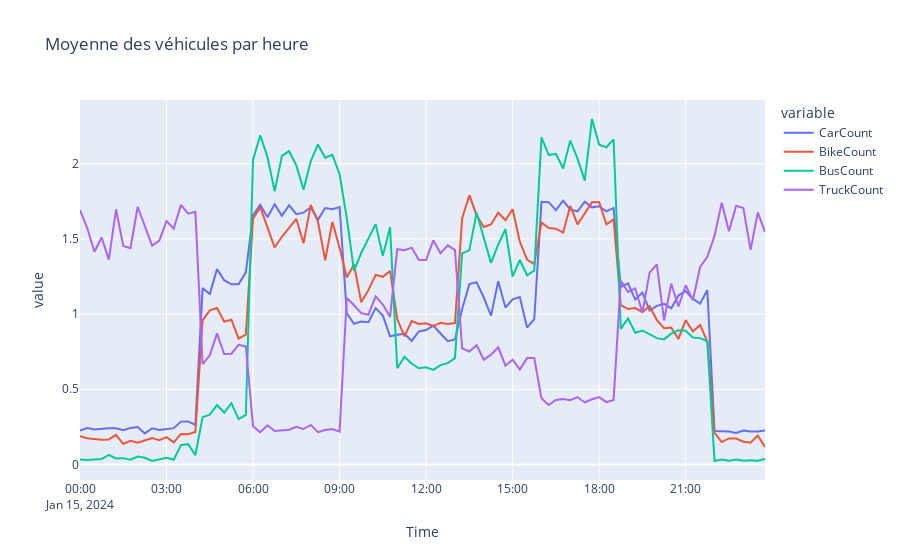

The code cell stored with this chart in its notebook:
### Code cell
hourly_df = df.copy()
list_vehicles = ['CarCount','BikeCount','BusCount','TruckCount']
vehicle_means = hourly_df[list_vehicles].mean().reset_index()
vehicle_means = vehicle_means.rename(columns={'index' : 'Vehicle', 0 : 'Average'})

hourly_df['Time'] = pd.to_datetime(hourly_df['Time'])
hourly_df = hourly_df.groupby('Time')[list_vehicles].mean().reset_index()

for v in list_vehicles:
    v_average = vehicle_means.loc[vehicle_means['Vehicle'] == v, 'Average'].values[0]
    hourly_df[v] = hourly_df[v] / v_average

fig = px.line(hourly_df, x='Time', y=list_vehicles, title='Moyenne des véhicules par heure')
fig.show()
